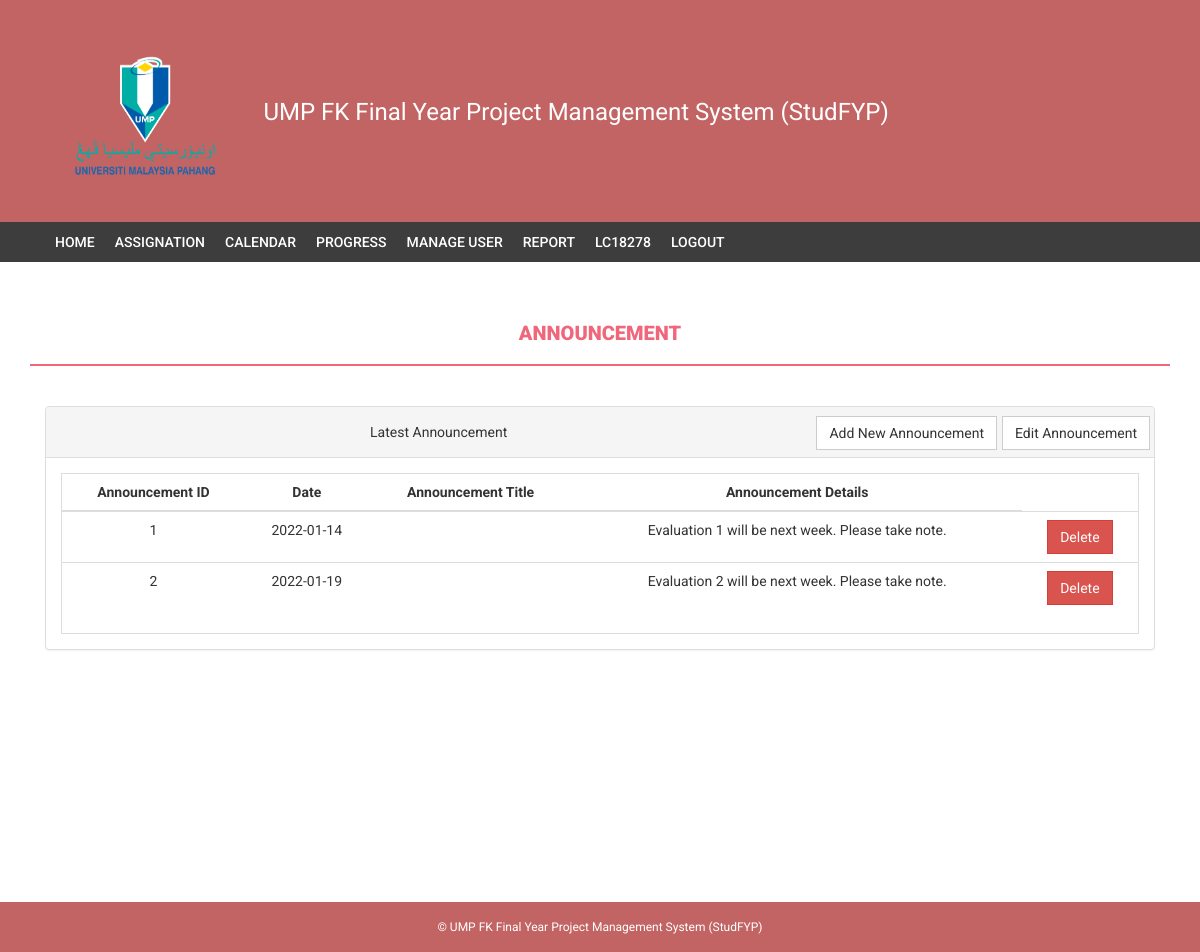
The app's page /coordinator/home.php (signed in) with its own data.
### tables this page shows
CREATE TABLE `announcement` (
  `annoucement_id` int(10) NOT NULL,
  `date` date NOT NULL,
  `announce_detail` varchar(500) NOT NULL,
  `lecturer_ID` varchar(10) NOT NULL,
  `student_id` varchar(30) NOT NULL
);

### coordinator/home.php (the view, shortened to what this page needs)
<?php
include('includes/config.php');
?>
<!DOCTYPE html>
<html xmlns="http://www.w3.org/1999/xhtml">
<head>
    <link href="assets/css/bootstrap.css" rel="stylesheet" />
    <link href="assets/css/font-awesome.css" rel="stylesheet" />
    <link href="assets/css/style.css" rel="stylesheet" />
</head>
<body>
<?php include('includes/header.php');
 include('includes/menubar.php');
 ?>
    <div class="content-wrapper">
        <div class="container">
              <div class="row">
                    <div class="col-md-12">
                        <h1 class="page-head-line">Announcement  </h1>
                    </div>
                </div>
                <div class="col-md-12">
                <a href="editAnnouncement.php"><button name="editAnnounce" class="btn btn-default" style="float: right; margin-top: 10px; margin-right:5px;">Edit Announcement</button></a>
                <a href="addAnnouncement.php"><button name="addAnnounce" class="btn btn-default" style="float: right; margin-top: 10px; margin-right:5px;">Add New Announcement</button></a>
                    <div class="panel panel-default">
                        <div class="panel-heading">
                            Latest Announcement
                        </div>
                        <div class="panel-body">
                            <div class="table-responsive table-bordered">
                                <table class="table">
                                    <thead>
                                        <tr>
                                            <th style="text-align:center;">Announcement ID</th>
                                            <th style="text-align:center;">Date</th>
                                            <th style="text-align:center;">Announcement Title</th>
                                            <th style="text-align:center;">Announcement Details</th>
                                        </tr>
                                    </thead>
                                    <tbody>
<?php
$sql=mysqli_query($bd, "select * from announcement");
while($row=mysqli_fetch_array($sql))
{
?>
                                        <tr>
                                            <td><?php echo htmlentities($row['annoucement_id']);?></td>
                                            <td><?php echo htmlentities($row['date']);?></td>
                                            <td><?php echo htmlentities($row['announce_title']);?></td>
                                            <td><?php echo htmlentities($row['announce_detail']);?></td>
                                            <td>
  <a href="home.php?id=<?php echo $row['annoucement_id']?>&del=delete" onClick="return confirm('Are you sure you want to delete?')">
                                            <button class="btn btn-danger">Delete</button>
</a>
                                            </td>
                                        </tr>
<?php
} ?>
                                    </tbody>
                                </table>
                            </div>
                        </div>
                    </div>
                </div>
            </div>
        </div>
  <?php include('includes/footer.php');?>
</body>
</html>

### coordinator/assets/css/style.css (style rules this page uses)
body { font-family: 'Roboto', sans-serif; line-height: 30px; }
.content-wrapper { margin-top: 40px; min-height: 600px; padding-bottom: 60px; }
.page-head-line { font-weight: 900; padding-bottom: 20px; border-bottom: 2px solid #F0677C; text-transform: uppercase; color: #F0677C; font-size: 20px; margin-bottom: 40px; }
.btn { border-radius: 0px; -webkit-border-radius: 0px; -moz-border-radius: 0px; }

### coordinator/includes/footer.php (style rules this page uses)
.col-md-12 { text-align: center; }

### records on screen
announcement: annoucement_id "1", date "2022-01-14", announce_detail "Evaluation 1 will be next week. Please take note."
announcement: annoucement_id "2", date "2022-01-19", announce_detail "Evaluation 2 will be next week. Please take note."

### other values on screen
$User "LC18278"
